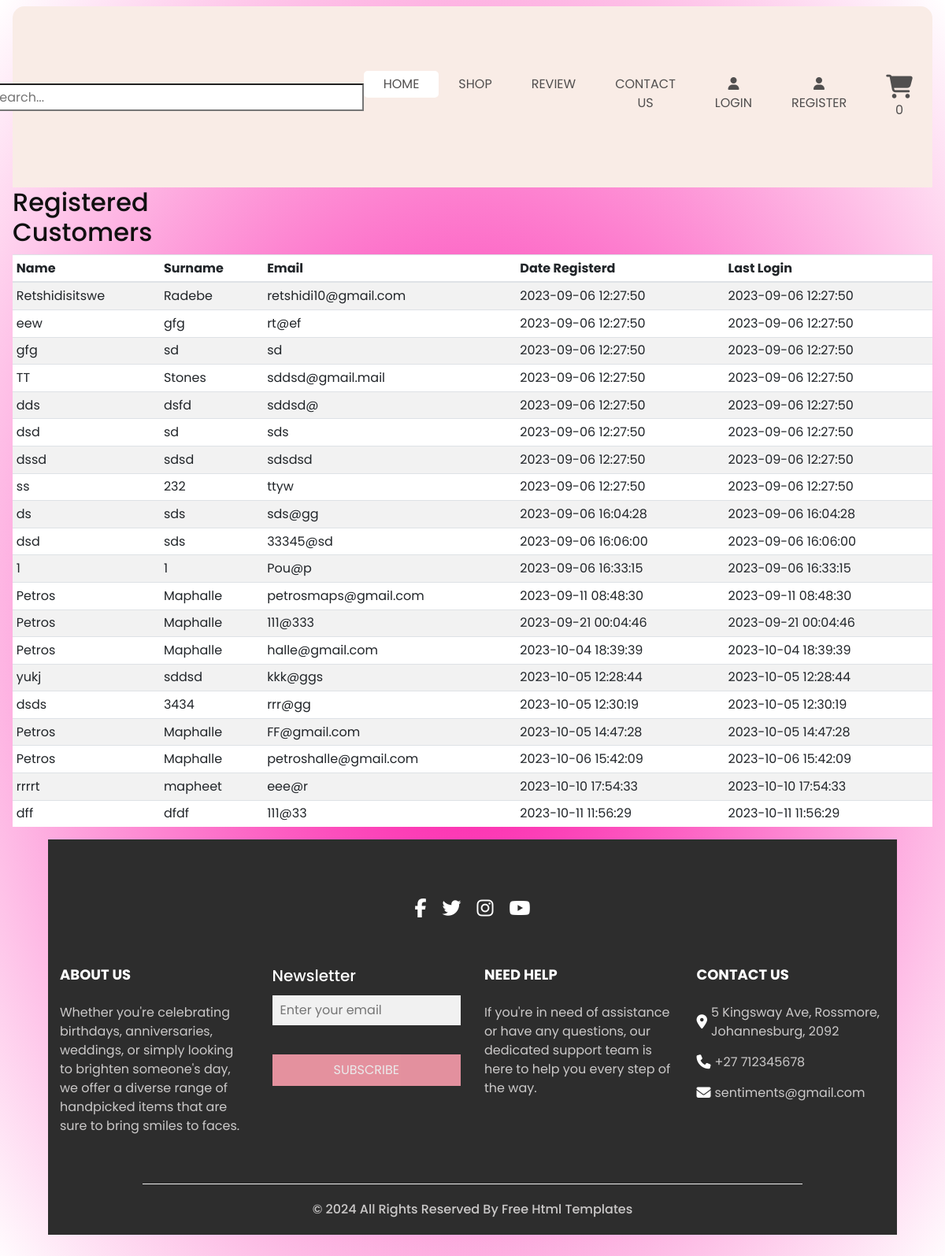
/Sentiments-Final-Version/customers.php, run on the app's committed database.
### tables this page shows
CREATE TABLE `user` (
  `id` int(11) NOT NULL,
  `Email` varchar(255) NOT NULL,
  `F_Name` varchar(255) NOT NULL,
  `L_Name` varchar(255) NOT NULL,
  `Password` varchar(255) NOT NULL,
  `role` enum('admin','customer') NOT NULL,
  `Address` varchar(255) DEFAULT NULL,
  `Phone` varchar(10) NOT NULL,
  `Gender` varchar(25) NOT NULL,
  `DOB` date DEFAULT NULL,
  `registration_date` timestamp NOT NULL DEFAULT current_timestamp(),
  `last_login` timestamp NOT NULL DEFAULT current_timestamp() ON UPDATE current_timestamp()
);

### Sentiments-Final-Version/customers.php (called while the page is built, shortened)
<?php
include 'master.php';
?>

### Sentiments-Final-Version/customers_content.php (the view, shortened to what this page needs)
<div class="container-fluid">
  <div class="row">
  <div class="row">
      	<div class="col-10">
      		<h2>Registered Customers</h2>
      	</div>
      </div>
      <div class="table-responsive">
        <table class="table table-striped table-sm" style="background-color: white;">
          <thead>
            <tr>
              <th>Name</th>
              <th>Surname</th>
              <th>Email</th>
              <th>Date Registerd</th>
              <th>Last Login</th>
            </tr>
          </thead>
          <tbody id="invoice_list">
          <?php
           $sql = "SELECT F_Name, L_Name, Email,registration_date,last_login FROM user ";
          $result = mysqli_query($conn, $sql);
            if ($result && mysqli_num_rows($result) > 0) {
              while ($row = mysqli_fetch_assoc($result)) {
                  $name = $row['F_Name'];
                  $surname = $row['L_Name'];
                  $email= $row['Email'];
                  $reg = $row['registration_date'];
                  $login = $row['registration_date'];
                  ?>
                <tr>
                    <td><?php echo $name; ?></a></td>
                    <td><?php echo $surname ; ?></td>
                    <td><?php echo $email; ?></td>
                    <td><?php echo $reg; ?></td>
                    <td><?php echo $login; ?></td>
                </tr>
            <?php
            } } else {
              echo "<p>No Customers found.</p>";
          }
            ?>
          </tbody>
        </table>
      </div>
    </main>

### Sentiments-Final-Version/css/style.css (style rules this page uses)
* { box-sizing: border-box; }
body { font-family: "poppins", sans-serif; color: #101010; background: radial-gradient(#fb03a0,#ffffff); }

### data on the page
user: F_Name "Retshidisitswe", L_Name "Radebe", Email "retshidi10@gmail.com", registration_date "2023-09-06 12:27:50"
user: F_Name "eew", L_Name "gfg", Email "rt@ef", registration_date "2023-09-06 12:27:50"
user: F_Name "gfg", L_Name "sd", Email "sd", registration_date "2023-09-06 12:27:50"
user: F_Name "TT", L_Name "Stones", Email "sddsd@gmail.mail", registration_date "2023-09-06 12:27:50"
user: F_Name "dds", L_Name "dsfd", Email "sddsd@", registration_date "2023-09-06 12:27:50"
user: F_Name "dsd", L_Name "sd", Email "sds", registration_date "2023-09-06 12:27:50"
user: F_Name "dssd", L_Name "sdsd", Email "sdsdsd", registration_date "2023-09-06 12:27:50"
user: F_Name "ss", L_Name "232", Email "ttyw", registration_date "2023-09-06 12:27:50"
user: F_Name "ds", L_Name "sds", Email "sds@gg", registration_date "2023-09-06 16:04:28"
user: F_Name "dsd", L_Name "sds", Email "33345@sd", registration_date "2023-09-06 16:06:00"
user: F_Name "1", L_Name "1", Email "Pou@p", registration_date "2023-09-06 16:33:15"
user: F_Name "Petros", L_Name "Maphalle", Email "petrosmaps@gmail.com", registration_date "2023-09-11 08:48:30"
user: F_Name "Petros", L_Name "Maphalle", Email "111@333", registration_date "2023-09-21 00:04:46"
user: F_Name "Petros", L_Name "Maphalle", Email "halle@gmail.com", registration_date "2023-10-04 18:39:39"
user: F_Name "yukj", L_Name "sddsd", Email "kkk@ggs", registration_date "2023-10-05 12:28:44"
user: F_Name "dsds", L_Name "3434", Email "rrr@gg", registration_date "2023-10-05 12:30:19"
user: F_Name "Petros", L_Name "Maphalle", Email "FF@gmail.com", registration_date "2023-10-05 14:47:28"
user: F_Name "Petros", L_Name "Maphalle", Email "petroshalle@gmail.com", registration_date "2023-10-06 15:42:09"
user: F_Name "rrrrt", L_Name "mapheet", Email "eee@r", registration_date "2023-10-10 17:54:33"
user: F_Name "dff", L_Name "dfdf", Email "111@33", registration_date "2023-10-11 11:56:29"

### other printed values
$cartCount "0"
